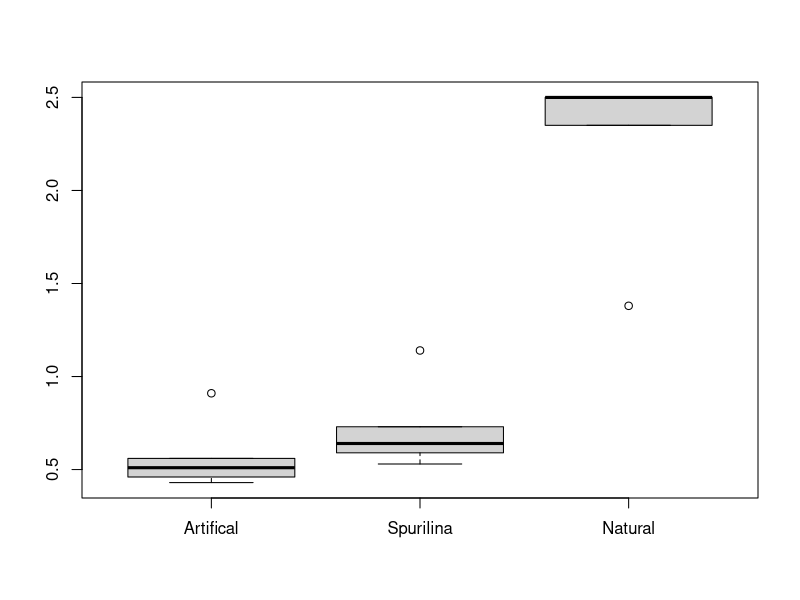

Write R code to recreate this figure.
## ---- chunk 1
absorbancedata <- read.table(header = TRUE, text = "Absorbance  Wavelength
2.50        375
2.50        405
1.38        475
2.35        495
2.50        525")
## ---- chunk 2
absorbancedata$Wavelength
## ---- chunk 3
absorbancedata$Absorbance
## ---- chunk 4
table(absorbancedata$Wavelength, absorbancedata$Absorbance)
## ---- chunk 5
as.data.frame(absorbancedata, row.names = NULL, optional = FALSE)
## ---- chunk 6
cabbagedata <- read.table(header = TRUE, text = "Absorbance  Wavelength
0.56        375
0.43        405
0.46        475
0.51        495
0.91        525")
## ---- chunk 7
as.data.frame(cabbagedata, row.names = NULL, optional = FALSE)
## ---- chunk 8
spurilinadata <- read.table(header = TRUE, text = "Absorbance  Wavelength
0.73        375
0.59        405
0.53        475
0.64        495
1.14        525")
## ---- chunk 9
as.data.frame(spurilinadata, row.names = NULL, optional = FALSE)
## ---- chunk 10
cabbagedata <- read.table(header = TRUE, text = "Absorbance  Wavelength
2.50        375
2.50        405
1.38        475
2.35        495
2.50        525")
## ---- chunk 11
as.data.frame(cabbagedata, row.names = NULL, optional = FALSE)
## ---- chunk 12
wavelengthdata <- read.table(header = TRUE, text = "Wavelength Artificial Spurilina Natural
375       0.56        0.73        2.50
405       0.43        0.59        2.50
475       0.46        0.53        1.38
495       0.51        0.64        2.35
525       0.91        1.14        2.50")  
## ---- chunk 13
as.data.frame(wavelengthdata, row.names = NULL, optional = FALSE)
## ---- chunk 14
wavelengthsdata <- read.table(header = TRUE, text = "Artifical Spurilina Natural
0.56        0.73        2.50
0.43        0.59        2.50
0.46        0.53        1.38
0.51        0.64        2.35
0.91        1.14        2.50")  
## ---- chunk 15
boxplot(wavelengthsdata)
## ---- chunk 16
t.test(wavelengthdata, mu=0, alt="two.sided", conf=0.50, var.eq=F, paired=F)
